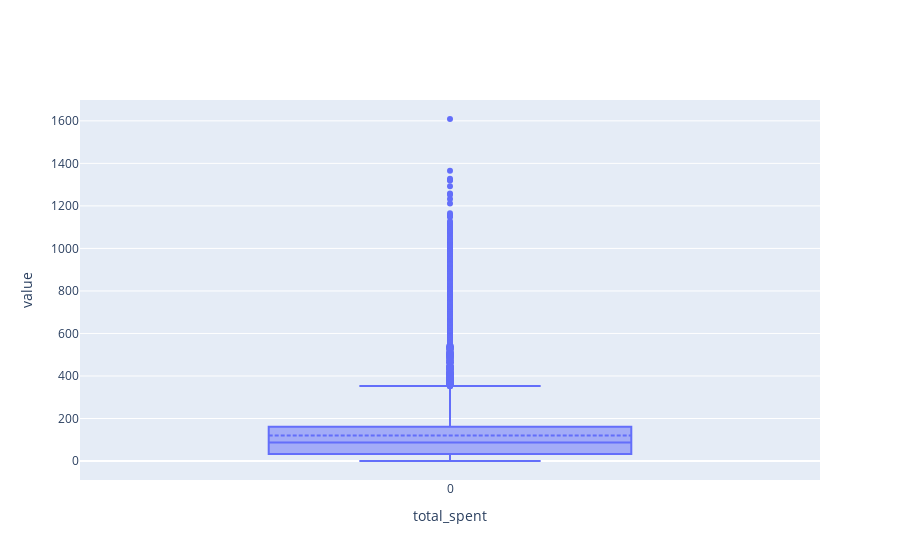

Write notebook code for a chart like this one.
### Markdown cell above
- `account_duration` ranges between 7 and 12 years
- Three out of four clients have accounts that are 7 to 9 years old

### Code cell
df_pd['total_spent'].plot.box()

### Figure 1 — Plotly figure (JSON) as saved in the notebook; plotly's stock layout.template omitted (floating-point values rounded to 4 significant figures; data arrays with more than 128 entries replaced by an {"elided": "..."} marker saying what was removed)
{"data": [{"boxpoints": "suspectedoutliers", "lowerfence": [0.15], "mean": [119.7], "median": [87.5], "name": "total_spent", "notched": false, "q1": [33.22], "q3": [161.2], "type": "box", "upperfence": [353.3], "y": {"elided": "1x478 float values"}}], "layout": {"xaxis": {"title": {"text": "total_spent"}}, "yaxis": {"title": {"text": "value"}}}}
